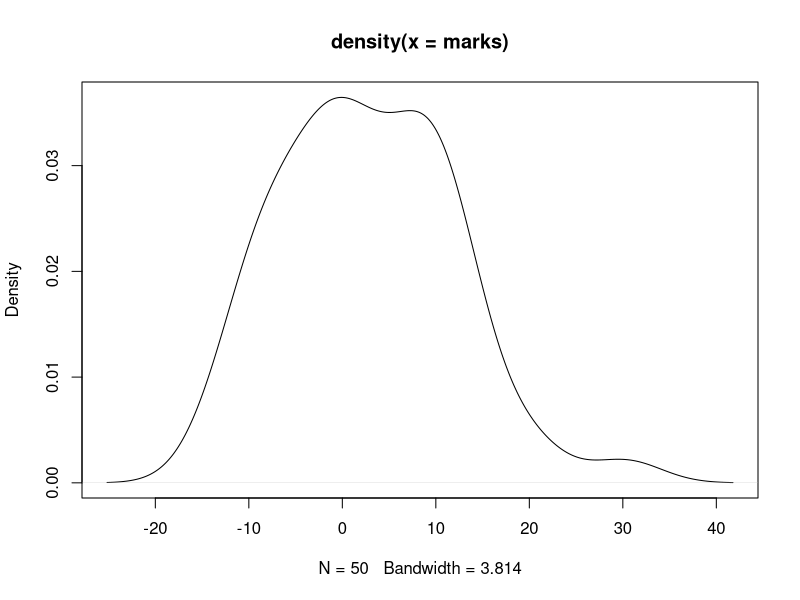

Generate this figure with R: (Note: this script raises an error after producing the figure.)
mtcars
x1 = 1:10
x2 = seq(1,10,1)
x3 = c(1,2,3,4,5,6,7,8,9,10)
x1
x2
x3
x5 = c('a','b','c')
x5
x6 = 10:100
x6
mean(x6)
x6[-1]
sum(x6)
median(x6)
x6[x6>50]
x6[x6>20 & x6<90]
x6[x6/5]
v1 = c('a','b','c')
v1
v2 = c('a','b')
v2
v1[!v1 %in% v2]
(mymatrix1 = matrix(1:30,ncol = 10,byrow = T))
(mymatrix = matrix(1:30,ncol = 6,byrow = T))
( mymatrix = matrix(1:30,ncol = 10,byrow = F))
mymatrix[,1]
mymatrix[2,2]
colSums(mymatrix)
marks = rnorm(50,mean = 5,sd=10)
plot(density(marks))
rowMeans(mymatrix)
myarray = array(101:124, dim = c(4,3,2))
myarray  
(myarray = array(101:124))  
#data frame
(rollno= c('MBA-01','MBA-02'))
(rollno= paste('MBA',1:60,sep='-'))
(NAME = c('student-1','student-2'))
(NAME= paste('student',1:60,sep='-'))
df = data.frame(rollno, NAME)
df
(gender1 = sample(c('M','F'),size = 60, replace = T, prob=c(.4,.6)))
table(gender1)
prop.table(table(gender1))
df = data.frame(rollno, NAME,gender1)
df
head(df)
tail(df)
head(df, n=7)
(marks =rnorm(60,mean = 60,sd = 15))
df = data.frame(rollno, NAME,gender1,marks)
df
x = c(12.456,19.236544)
floor(x);ceiling(x);round(x);trunc(x)
floor(marks)
df = data.frame(rollno, NAME,gender1,marks,stringsAsFactors = F)
str(df)
summary(df)
df$gender1 = factor(df$gender1)
str(df)
summary(df)
(grades = sample(c('A','B','C'), size = 60, replace = T, prob = c(.2,.5,.3)))
df = data.frame(rollno, NAME,gender1,marks,grades)
df
grades = factor(grades, levels =c('C','B','A'),ordered=T)
grades
summary(grades)
df = data.frame(rollno, NAME,gender1,marks,grades,stringsAsFactors = F)
str(df)
summary(df)
dim(df)
class(df)
aggregate(df$marks,by=list(df$gender1), FUN=sum)
aggregate(df$marks,by=list(df$gender1), FUN=mean)
aggregate(marks = gender1,data=df, FUN=mean)
df$marks = runif(60,50,100)
head(df)
df[df$gender1=='M',]
